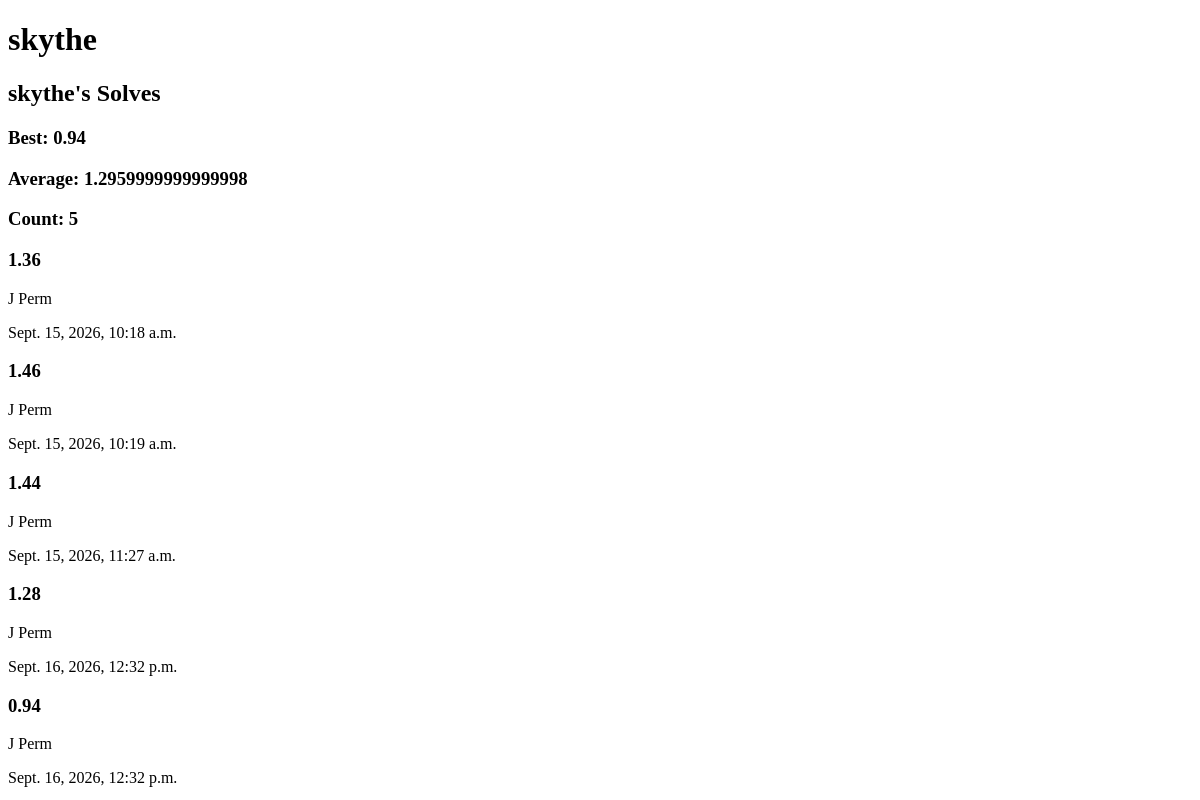
The page /profile/1 on the database as committed earlier.
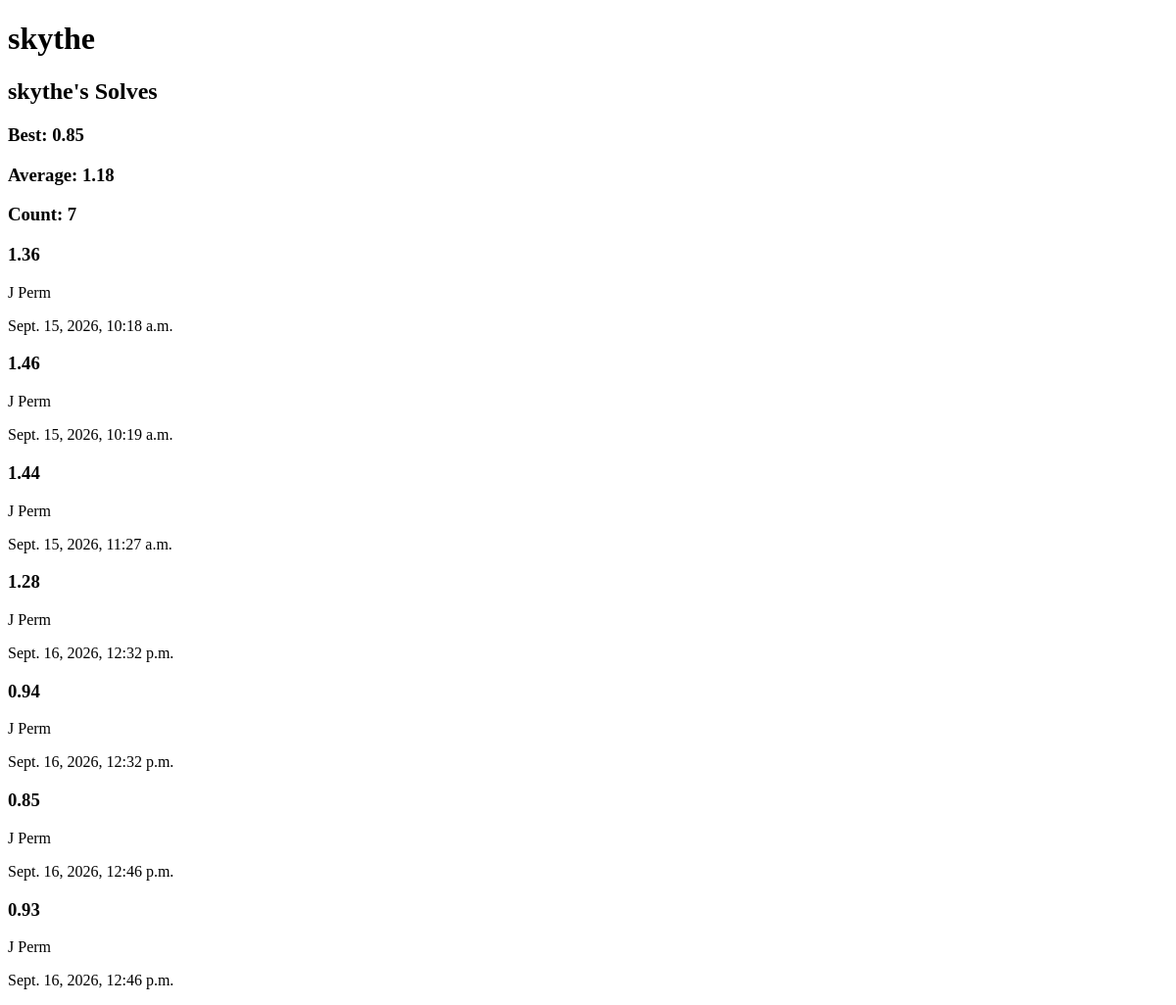
The same page on the database as committed later.
### main/models.py (models this page shows, shortened)
class Solve(models.Model):
    user = models.ForeignKey(User, on_delete=models.CASCADE)
    time = models.FloatField()
    algorithm = models.ForeignKey(Algorithm, on_delete=models.CASCADE)
    timestamp = models.DateTimeField(auto_now_add=True)

class Algorithm(models.Model):
    name = models.CharField(max_length=100)
    category = models.CharField(max_length=3, choices=CATEGORY)
    moves = models.CharField(max_length=255)
    description = models.TextField(default="")
    creator = models.ForeignKey(User, on_delete=models.CASCADE)
    created_at = models.DateTimeField(auto_now_add=True)
    yes_count = models.IntegerField(default=0)
    no_count = models.IntegerField(default=0)
    voters = models.ManyToManyField(User, related_name="voters", blank=True)
    def __str__(self):
        return self.name

### main/views.py (the view)
# urls.py: path('profile/<str:id>', views.profile_page, name="profile"),
def profile_page(request, id):
    user = User.objects.get(id=id)
    solves = models.Solve.objects.filter(user=user)
    stats = solves.aggregate(best=Min("time"), average=Avg("time"), count=Count("id"))
    return render(request, 'profile.html', {
        "user": user,
        "solves": solves,
        "stats": stats,
    })

### main/templates/profile.html (shortened to what this page needs)
{% extends 'layout.html' %}
{% block body %}
    <h1>{{ user.username }}</h1>
    <div>
        {% if solves %}
            <h2>{{ user.username }}'s Solves</h2>
            <h3>Best: <span>{{ stats.best }}</span></h3>
            <h3>Average: <span>{{ stats.average }}</span></h3>
            <h3>Count: <span>{{ stats.count }}</span></h3>
            {% for solve in solves %}
                <h3>{{ solve.time|floatformat:2 }}</h3>
                <p>{{ solve.algorithm }}</p>
                <p>{{ solve.timestamp }}</p>
            {% endfor %}
        {% endif %}
    </div>
{% endblock %}

### main/templates/layout.html (shortened to what this page needs)
{% load static %}
<!DOCTYPE html>
<html lang="en">
<head>
</head>
<body>
    {% block body %}
    {% endblock %}
</body>
</html>

Rows that differ between the two databases and show on the page:
added Solve: time "0.85", algorithm "J Perm", timestamp "Sept. 16, 2026, 12:46 p.m."
added Solve: time "0.93", algorithm "J Perm", timestamp "Sept. 16, 2026, 12:46 p.m."
Other text that changed with them:
{{ stats.best }}: "0.94" → "0.85"
{{ stats.average }}: "1.2959999999999998" → "1.18"
{{ stats.count }}: "5" → "7"
